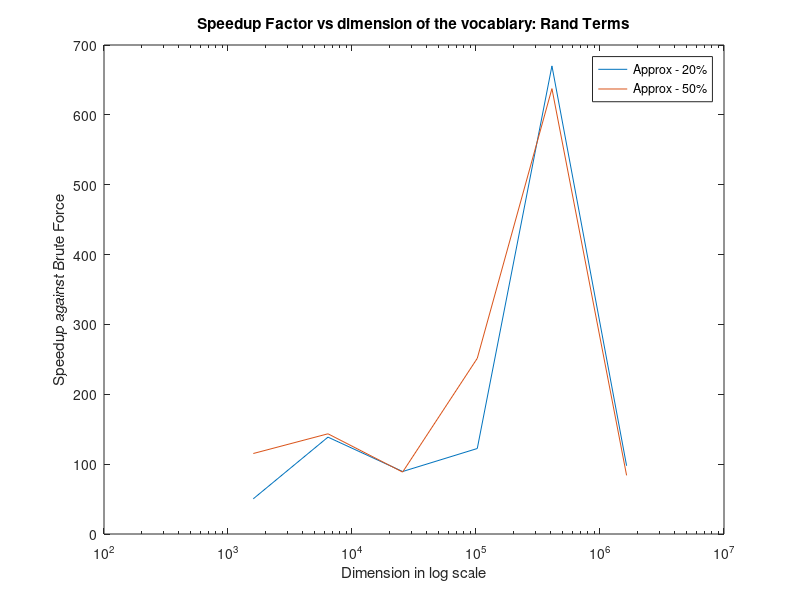

Write MATLAB code to recreate this figure.
clear; clc; close all
type = 'Rand';

if strcmp(type,'Freq')
    A = [100 906
102400 1837
1600 1388
1638400 1913
25600 1755
400 1137
409600 1878
6400 1620
    ]; 

    q = [100 942
102400 998
1600 990
1638400 1000
25600 997
400 968
409600 999
6400 995
    ];
elseif strcmp(type,'InFreq')
    A = [100 0.000028
102400 0.011104
1600 0.000264
1638400 0.861397
25600 0.003457
400 0.000064
409600 0.064036
6400 0.000924
    ]; 

    q = [100 0
102400 2
1600 1
1638400 45
25600 1
400 0
409600 8
6400 1
    ];
else
    A = [100 0.000061
    102400 1.996967
    1600 0.002420
    1638400 354.728058
    25600 0.163876
    400 0.000233
    409600 26.673212
    6400 0.008320
    ]; 

    q = [100 0
    102400 96
    1600 4
    1638400 916
    25600 47
    400 0
    409600 341
    6400 3
    ];
end
    
A2 = [100 0.000000
102400 0.016318
1600 0.000048
1638400 3.629982
25600 0.001832
400 0.000001
409600 0.039805
6400 0.000060

];

A3 = [100 0.000001
102400 0.007940
1600 0.000021
1638400 4.226668
25600 0.001849
400 0.000001
409600 0.041837
6400 0.000058
];



q(q(:,2)==0) = inf;

[s id] = sort(A(:,1));

%semilogx((A(id,1)),(A(id,2)./q(id,2)));
semilogx((A(id,1)),(A(id,2)./q(id,2))./(A2(id,2)./q(id,2)),(A(id,1)),(A(id,2)./q(id,2))./(A3(id,2)./q(id,2)));

title(['Speedup Factor vs dimension of the vocablary: ' type ' Terms']);
xlabel('Dimension in log scale');
ylabel('Speedup against Brute Force');
legend('Approx - 20%', 'Approx - 50%'); 